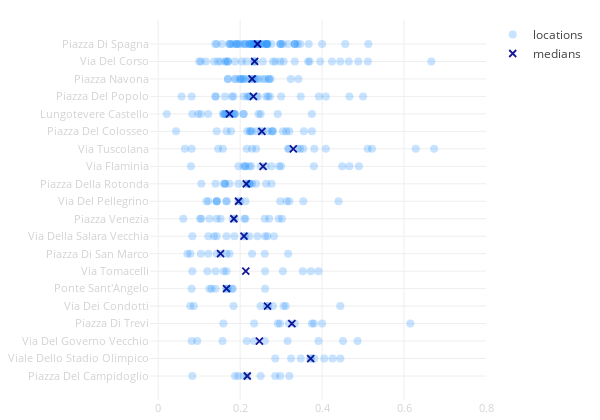

Source (notebook cell):
### Code cell
face_scatter(city_data)

### Figure 1 — Plotly figure (JSON) as saved in the notebook; plotly's stock layout.template omitted (floating-point values rounded to 4 significant figures; data arrays with more than 128 entries replaced by an {"elided": "..."} marker saying what was removed)
{"data": [{"hoverinfo": "text+x", "marker": {"color": "dodgerblue", "opacity": 0.25, "size": 8}, "mode": "markers", "name": "locations", "text": {"elided": "339 str values"}, "type": "scatter", "uid": "1432b168-4a60-11e9-9ce5-3c15c2cf2370", "x": {"elided": "339 float values"}, "y": {"elided": "339 str values"}}, {"marker": {"color": "darkblue", "line": {"color": "darkblue", "width": 1.8}, "opacity": 0.9, "size": 7, "symbol": "x-thin-open"}, "mode": "markers", "name": "medians", "type": "scatter", "uid": "1432b6d8-4a60-11e9-b3c6-3c15c2cf2370", "x": [0.2424, 0.2353, 0.2292, 0.2322, 0.1739, 0.2529, 0.3298, 0.256, 0.2151, 0.1961, 0.1847, 0.2093, 0.1522, 0.2138, 0.1667, 0.2668, 0.3262, 0.247, 0.3721, 0.2174], "y": ["Piazza Di Spagna", "Via Del Corso", "Piazza Navona", "Piazza Del Popolo", "Lungotevere Castello", "Piazza Del Colosseo", "Via Tuscolana", "Via Flaminia", "Piazza Della Rotonda", "Via Del Pellegrino", "Piazza Venezia", "Via Della Salara Vecchia", "Piazza Di San Marco", "Via Tomacelli", "Ponte Sant'Angelo", "Via Dei Condotti", "Piazza Di Trevi", "Via Del Governo Vecchio", "Viale Dello Stadio Olimpico", "Piazza Del Campidoglio"]}], "layout": {"height": 420, "hovermode": "closest", "margin": {"b": 20, "l": 150, "r": 30, "t": 20}, "showlegend": true, "width": 600, "xaxis": {"range": [-0.02, 0.8], "tickfont": {"color": "lightgrey", "size": 11}, "zeroline": false}, "yaxis": {"autorange": "reversed", "tickangle": 0, "tickfont": {"color": "lightgrey", "size": 11}, "zeroline": false}}}
